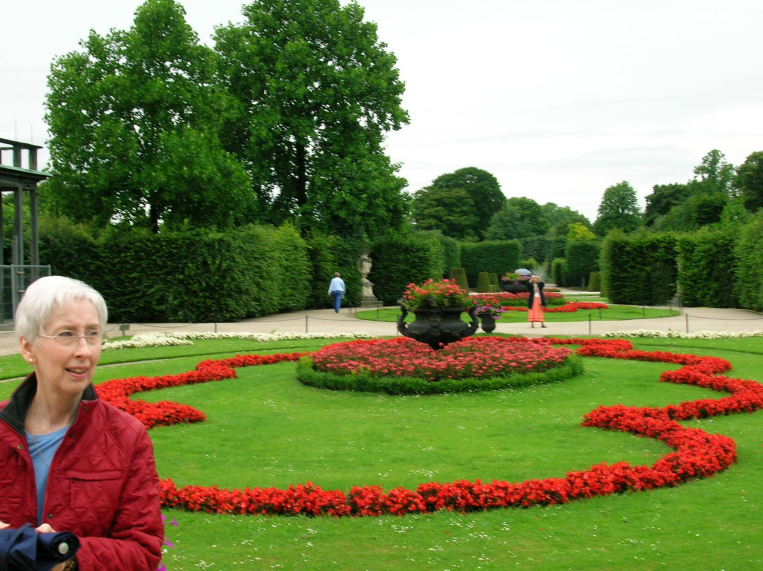
%> input picture Text/Vienna.jpg, 2288 x 1712 px (shown at 1/3 size)
$ octave --eval "main;"   (GNU Octave 9; MATLAB toolbox functions it lacks are replaced by stand-ins)
%> lines starting %> are read from the running program, lines starting %| are printed output that depends on the picture; in (x1, y1, x2, y2) boxes, pixels count from 0 and x2, y2 are one past the last pixel; in counts of white or black regions, pixels touching at a corner belong together; the program's own positions count from 1
function main
% Read the two images
v = imread('../Text/Vienna.jpg');
%> v is the input picture: size 1712x2288x3 uint8; mean R, G, B 121.5, 128.8, 81.8
w = imread('sky.jpg');
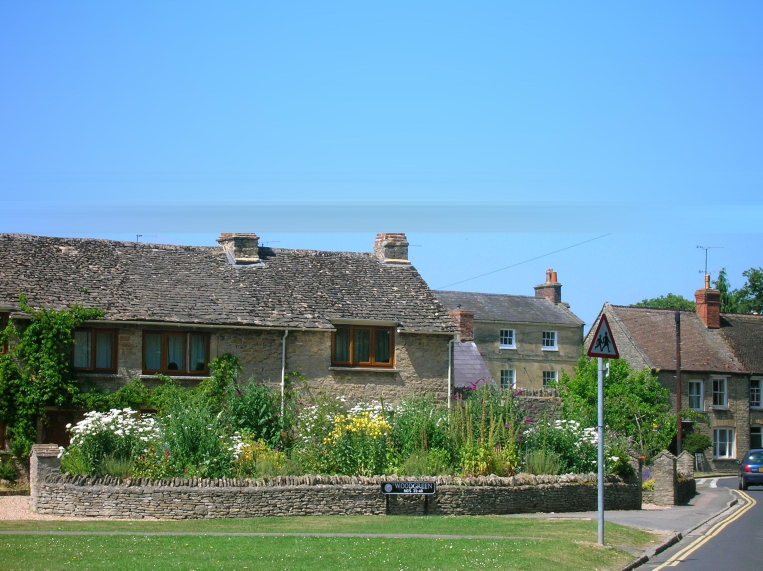
%> input picture listings/sky.jpg, 2288 x 1712 px (shown at 1/3 size)
%> w is the input picture: size 1712x2288x3 uint8; mean R, G, B 111.2, 148.7, 160.4
image(w) % Draws the cottage picture
figure % Makes a new figure window
thres = 160; %Sets the arbitrary threshold
% Define a 2-D layer containing logic that separates the Vienna sky
% from the rest of the picture
layer = (v(:,:,1) > thres) ...
& (v(:,:,2) > thres) ...
& (v(:,:,3) > thres);
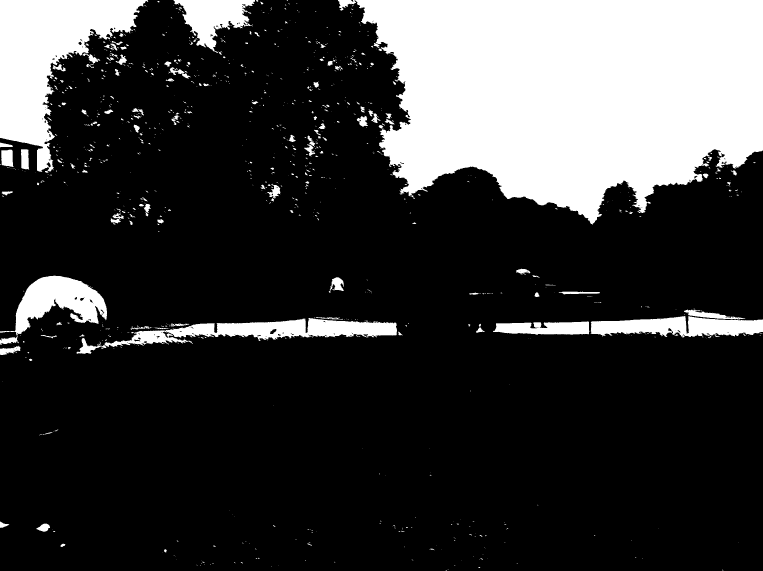
%> layer: size 1712x2288 logical (shown at 1/3 size); 22.1% white; 1040 white regions (804 under 20 px), largest, box (x1, y1, x2, y2) and area: (1014, 0, 2288, 674) 623728, (0, 0, 445, 516) 100199, (304, 954, 1191, 1044) 32306
% Build a logical mask to replace the appropriate pixels from the
% cottage picture into the Vienna picture by populating each color
% layer of the mask with that layer
mask(:,:,1) = layer;
mask(:,:,2) = layer;
mask(:,:,3) = layer;
mask(700:end,:,:) = false; % Refuses to replace any pixel below row 700
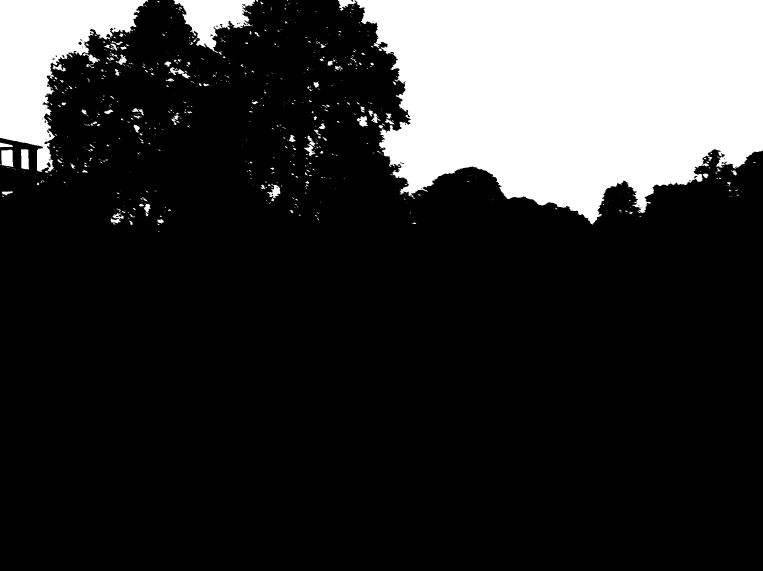
%> mask: size 1712x2288x3 logical (shown at 1/3 size); 19.5% white; 740 white regions (547 under 20 px), largest, box (x1, y1, x2, y2) and area: (1014, 0, 2288, 674) 623728, (0, 0, 445, 516) 100199, (520, 0, 765, 159) 18906
nv = v; % Copies the original image
nv(mask) = w(mask); % Replaces the sky
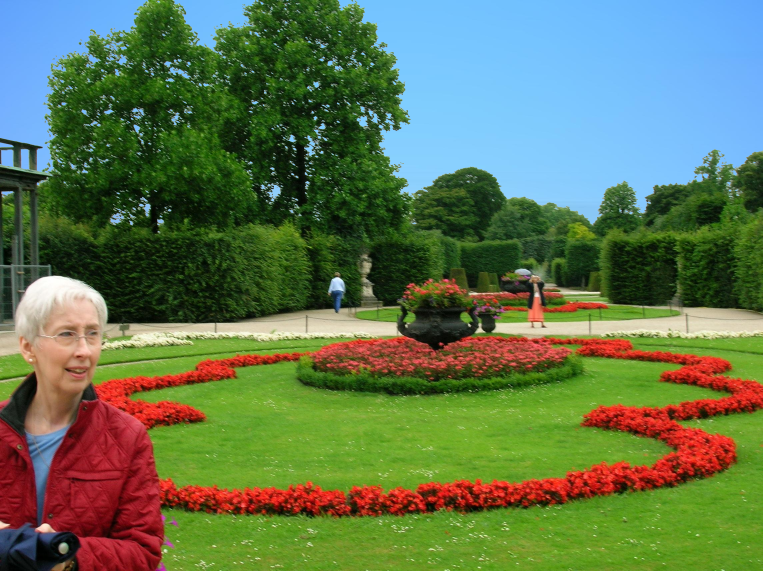
%> nv: size 1712x2288x3 uint8 (shown at 1/3 size); 19.53% of pixels changed, all inside (x1, y1, x2, y2) = (0, 0, 2288, 696)
image(nv); % Shows the image
imwrite(nv, 'newnewVienna.jpg', 'jpg') % Save the JPEG result
end
